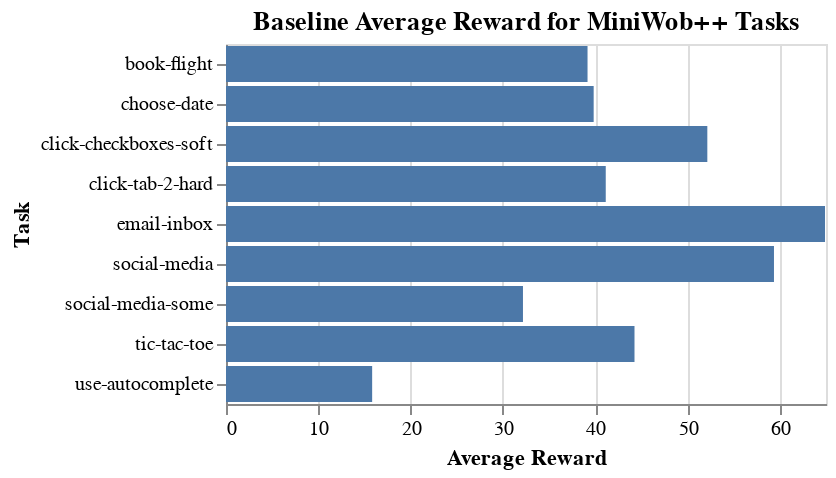

The cell this chart's notebook holds for it:
### Code cell
alt.Chart(df_scores,title='Baseline Average Reward for MiniWob++ Tasks').mark_bar().encode(x='Average Reward',y='Task')

### Figure 1 — Vega-Lite specification as saved in the notebook (floating-point values rounded to 4 significant figures)
{"config": {"view": {"continuousWidth": 300, "continuousHeight": 300}}, "data": {"name": "data-5cb99db1a2e2def6d8ad054e30e943d3"}, "mark": {"type": "bar"}, "encoding": {"x": {"field": "Average Reward", "type": "quantitative"}, "y": {"field": "Task", "type": "nominal"}}, "title": "Baseline Average Reward for MiniWob++ Tasks", "$schema": "https://vega.github.io/schema/vega-lite/v5.17.0.json", "datasets": {"data-5cb99db1a2e2def6d8ad054e30e943d3": [{"Task": "click-checkboxes-soft", "score": 0.0, "Average Reward": 52.14}, {"Task": "click-tab-2-hard", "score": 0.3167, "Average Reward": 41.14}, {"Task": "social-media", "score": 0.0, "Average Reward": 59.36}, {"Task": "email-inbox", "score": 0.0, "Average Reward": 64.89}, {"Task": "social-media-some", "score": 0.0, "Average Reward": 32.17}, {"Task": "tic-tac-toe", "score": 0.0, "Average Reward": 44.25}, {"Task": "use-autocomplete", "score": 0.0, "Average Reward": 15.83}, {"Task": "book-flight", "score": 0.08333, "Average Reward": 39.17}, {"Task": "choose-date", "score": 0.0, "Average Reward": 39.83}]}}
